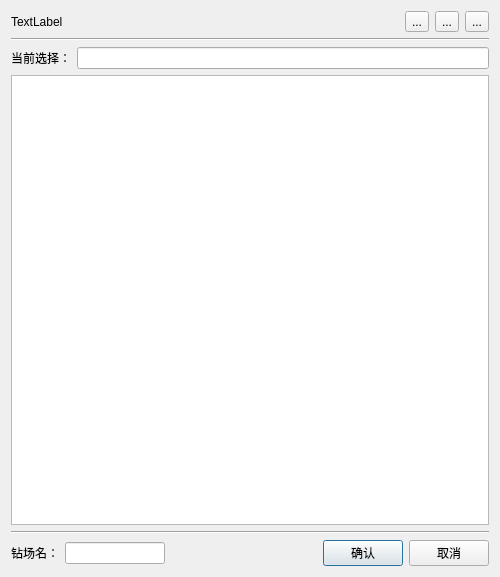
<?xml version="1.0" encoding="UTF-8"?>
<ui version="4.0">
 <class>Dialog</class>
 <widget class="QDialog" name="Dialog">
  <property name="geometry">
   <rect>
    <x>0</x>
    <y>0</y>
    <width>500</width>
    <height>577</height>
   </rect>
  </property>
  <property name="minimumSize">
   <size>
    <width>500</width>
    <height>0</height>
   </size>
  </property>
  <property name="maximumSize">
   <size>
    <width>500</width>
    <height>16777215</height>
   </size>
  </property>
  <property name="windowTitle">
   <string>Dialog</string>
  </property>
  <property name="windowIcon">
   <iconset>
    <normaloff>:/icon/70-basic-icons/SVGs/70 Basic Icons-all-19.svg</normaloff>:/icon/70-basic-icons/SVGs/70 Basic Icons-all-19.svg</iconset>
  </property>
  <layout class="QVBoxLayout" name="verticalLayout">
   <item>
    <layout class="QHBoxLayout" name="horizontalLayout">
     <item>
      <widget class="QLabel" name="label_topTip">
       <property name="text">
        <string>TextLabel</string>
       </property>
      </widget>
     </item>
     <item>
      <widget class="QToolButton" name="back_toolButton">
       <property name="toolTip">
        <string>后退</string>
       </property>
       <property name="text">
        <string>...</string>
       </property>
       <property name="icon">
        <iconset>
         <normaloff>:/icon/feather-v1.1/svg-single/arrow-left.svg</normaloff>:/icon/feather-v1.1/svg-single/arrow-left.svg</iconset>
       </property>
      </widget>
     </item>
     <item>
      <widget class="QToolButton" name="disk_toolButton">
       <property name="toolTip">
        <string>从所有磁盘</string>
       </property>
       <property name="text">
        <string>...</string>
       </property>
       <property name="icon">
        <iconset>
         <normaloff>:/icon/feather-v1.1/svg-single/globe.svg</normaloff>:/icon/feather-v1.1/svg-single/globe.svg</iconset>
       </property>
      </widget>
     </item>
     <item>
      <widget class="QToolButton" name="desktop_toolButton">
       <property name="toolTip">
        <string>转到桌面</string>
       </property>
       <property name="text">
        <string>...</string>
       </property>
       <property name="icon">
        <iconset>
         <normaloff>:/icon/feather-v1.1/svg-single/monitor.svg</normaloff>:/icon/feather-v1.1/svg-single/monitor.svg</iconset>
       </property>
      </widget>
     </item>
    </layout>
   </item>
   <item>
    <widget class="Line" name="line">
     <property name="orientation">
      <enum>Qt::Horizontal</enum>
     </property>
    </widget>
   </item>
   <item>
    <layout class="QHBoxLayout" name="horizontalLayout_3">
     <item>
      <widget class="QLabel" name="label">
       <property name="text">
        <string>当前选择：</string>
       </property>
      </widget>
     </item>
     <item>
      <widget class="QLineEdit" name="lineEdit_currentChoose">
       <property name="readOnly">
        <bool>false</bool>
       </property>
      </widget>
     </item>
    </layout>
   </item>
   <item>
    <widget class="NewTreeView" name="treeView"/>
   </item>
   <item>
    <widget class="Line" name="line_2">
     <property name="orientation">
      <enum>Qt::Horizontal</enum>
     </property>
    </widget>
   </item>
   <item>
    <layout class="QHBoxLayout" name="horizontalLayout_2">
     <item>
      <widget class="QLabel" name="label_2">
       <property name="text">
        <string>钻场名：</string>
       </property>
      </widget>
     </item>
     <item>
      <widget class="QLineEdit" name="lineEdit_projectName">
       <property name="minimumSize">
        <size>
         <width>100</width>
         <height>0</height>
        </size>
       </property>
      </widget>
     </item>
     <item>
      <spacer name="horizontalSpacer">
       <property name="orientation">
        <enum>Qt::Horizontal</enum>
       </property>
       <property name="sizeHint" stdset="0">
        <size>
         <width>268</width>
         <height>20</height>
        </size>
       </property>
      </spacer>
     </item>
     <item>
      <widget class="QPushButton" name="pushButton_OK">
       <property name="text">
        <string>确认</string>
       </property>
      </widget>
     </item>
     <item>
      <widget class="QPushButton" name="pushButton_cancel">
       <property name="text">
        <string>取消</string>
       </property>
      </widget>
     </item>
    </layout>
   </item>
  </layout>
 </widget>
 <customwidgets>
  <customwidget>
   <class>NewTreeView</class>
   <extends>QTreeView</extends>
   <header location="global">myWitget</header>
  </customwidget>
 </customwidgets>
 <resources/>
 <connections/>
</ui>
